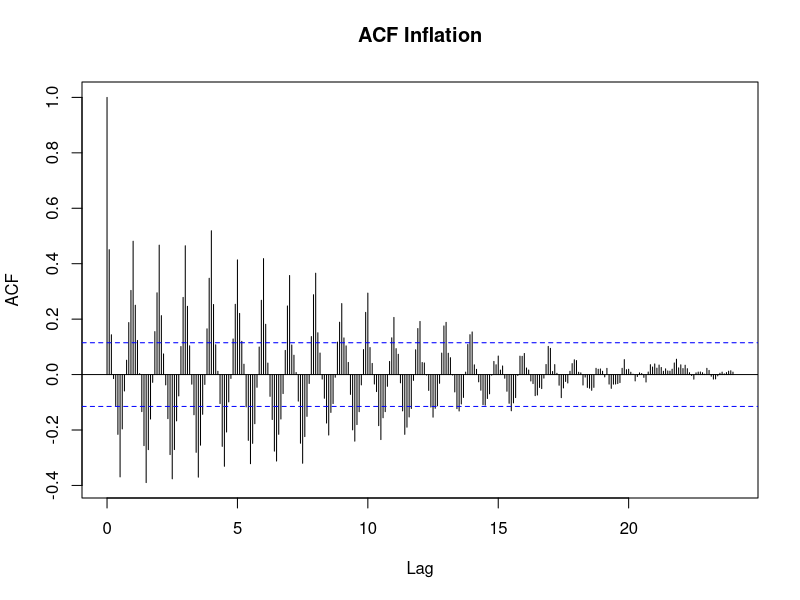
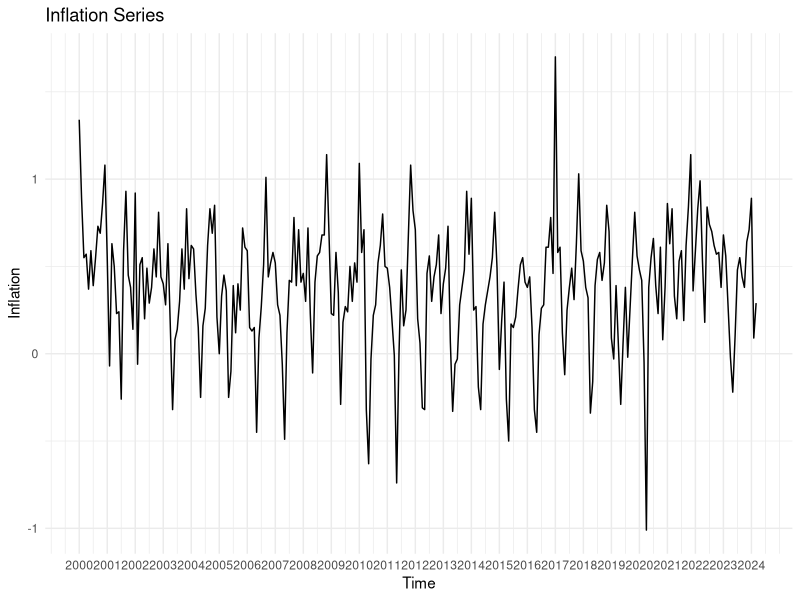
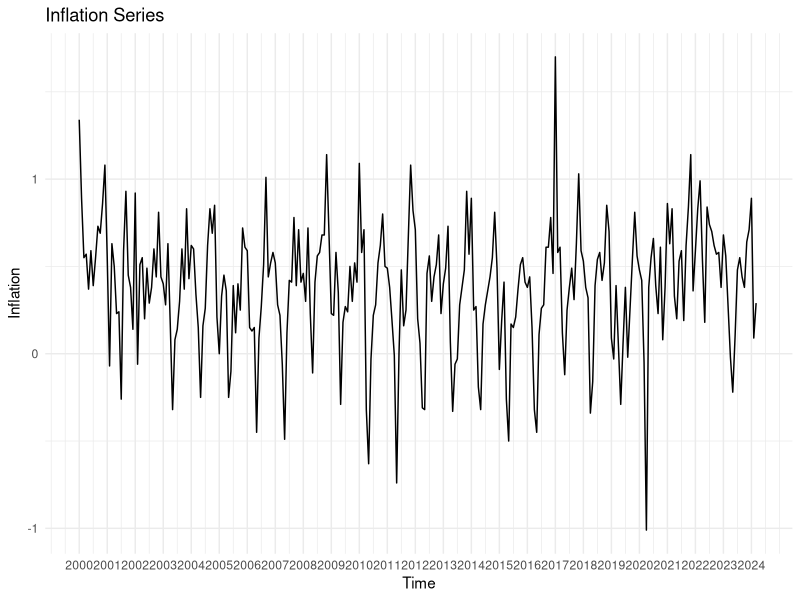

The R script that drew these images, in order: (Note: this script raises an error after producing the figures.)
## ---- chunk 1
# Librerías
  # install.packages(c("readxl", "dplyr", "ggplot2", "forecast"))
  # install.packages(tseries)

library(readxl)
library(dplyr)
library(ggplot2)
library(forecast)
library(tseries)
## ---- chunk 2
getwd() # "C:/Users/antonio.gomez/Desktop/inf-forecast"
setwd("E:/CIDE/Series de Tiempo/Inflation forecast")

# Import from base.xslx:
data <- read_excel("base.xlsx")
  tail(data)

# Renombrar columnas:
colnames(data) <- c("fecha", "expect_t", "expect_t1", "inflation")

# Data frame with expect_t e inflation:
df <- data.frame(data$fecha, data$expect_t, data$inflation, data$expect_t1)
  colnames(df) <- c("fecha", "expect_t", "inflation", "expect_t1")
  tail(df)

# get data from:
start_year = 2000

# Take data from start_year (df have text as YYYY/MM/DD):
df <- filter(df, as.numeric(format(df$fecha, "%Y")) >= start_year)
  # tail(df)
  
# Convertir a serie de tiempo con fechas:
ts_inflation <- ts(df$inflation, start = c(start_year, 1), frequency = 12)
ts_expect_t  <- ts(df$expect_t,  start = c(start_year, 1), frequency = 12)
ts_expect_t1 <- ts(df$expect_t1, start = c(start_year, 1), frequency = 12)

currentYear <- as.numeric(format(df$fecha[dim(df)[1]], "%Y"))
## ---- chunk 3
years = currentYear - start_year
months = years * 12
# ACF (no partial) monthly:
acf(na.omit(ts_inflation), lag.max = months, main = "ACF Inflation")
## ---- chunk 4
# Inflation lag:
df$inflation_lag <- c(NA, df$inflation[1:dim(df)[1]-1])

# Crear dummies:
df$month <- as.numeric(format(df$fecha, "%m"))

# Crear dummies:
for (i in 1:12) {
  df[paste0("D_", i)] <- ifelse(df$month == i, 1, 0)
}

# head(df)
## ---- chunk 5
# Modelo:
model <- lm(inflation ~ inflation_lag + D_1 + D_2 + D_3 + D_4 + D_5 + D_6 + D_7 + D_8 + D_9 + D_10 + D_11 + D_12, data = df)
summary(model)
## ---- chunk 6
plot_1 <- ggplot() +
  geom_line(data = ts_inflation, aes(x = time(ts_inflation), y = ts_inflation), color = "black") +
  labs(title = "Inflation Series", x = "Time", y = "Inflation") +
  # trimestralmente:
  scale_x_continuous(breaks = seq(start_year, 2024, 1)) +
  theme_minimal()

# To show plot as pdf:
ggsave("plot_times_series.pdf", plot = plot_1, width = 10, height = 5)
plot_1
## ---- chunk 7
# Time series de 2015 a 2024 (con for):

# prev horizon (¿Qué tan al pasado quiere observar? (en años))
horizon <- 10 # since 2015

# Horizon year:
horizonYear <- currentYear - horizon


for (i in 1:12) {
  assign(paste0("ts_inflation_", horizonYear), window(ts_inflation, start = c(horizonYear, 1), end = c(horizonYear, 12)))
}
## ---- chunk 8
# Plotear todas las series superpuestas (sin contar la general)
ggplot() +
  geom_line(data = ts_inflation_2014, aes(x = 1:12, y = ts_inflation_2015), color = "pink") +
  geom_line(data = ts_inflation_2015, aes(x = 1:12, y = ts_inflation_2015), color = "black") +
  geom_line(data = ts_inflation_2016, aes(x = 1:12, y = ts_inflation_2016), color = "gray") +
  geom_line(data = ts_inflation_2017, aes(x = 1:12, y = ts_inflation_2017), color = "purple") +
  geom_line(data = ts_inflation_2018, aes(x = 1:12, y = ts_inflation_2018), color = "blue") +
  geom_line(data = ts_inflation_2019, aes(x = 1:12, y = ts_inflation_2019), color = "green") +
  geom_line(data = ts_inflation_2020, aes(x = 1:12, y = ts_inflation_2020), color = "brown") + # Pandemia
  geom_line(data = ts_inflation_2021, aes(x = 1:12, y = ts_inflation_2021), color = "purple") +
  geom_line(data = ts_inflation_2022, aes(x = 1:12, y = ts_inflation_2022), color = "orange") +
  geom_line(data = ts_inflation_2023, aes(x = 1:12, y = ts_inflation_2023), color = "black") +
  geom_line(data = ts_inflation_2024, aes(x = 1:4, y = ts_inflation_2024), color = "red", lwd = 1.5) +
  # linea en y = 0:
  geom_hline(yintercept = 0, color = "black", linetype = "dashed") +
  # labels
  labs(title = "Inflation Forecasting", x = "Month", y = "Inflation") +
  # De 1 en 1 en x:
  scale_x_continuous(breaks = seq(1, 12, 1)) +
  # Label for each line:
  theme_minimal()

# Plot desde horizonYear in cicle:

## ---- chunk 9
# ARIMA(2,0,0)[12]:
  # model_arima_2 <- Arima(ts_inflation, order = c(2,0,0), seasonal = list(order = c(0,0,0), period = 12))
  # model_arima_2
## ---- chunk 10
# Create subSamples:
inSample <- window(ts_inflation, end = c(2022, 3))
outSample <- window(ts_inflation, start = c(2022, 4))
outSampleExpectation <- window(ts_expect_t, start = c(2022, 4))
## ---- chunk 11
# ARIMA(2,0,0)[12]:
 # model_arima_2 <- Arima(inSample, order = c(2,0,0), seasonal = list(order = c(0,0,0), period = 12))

# Forecast one step ahead:
  # forecast_arima_2 <- forecast(model_arima_2, h = 24)
  # forecast_arima_2

# Integrate the observed to the inSample:
forecast_arima_2 <- rep(NA, 25)
for (i in 1:25) {
  inSample <- window(ts_inflation, end = c(2022, 3 + i))
  model_arima_2 <- Arima(inSample, order = c(2,0,0), seasonal = list(order = c(0,0,0), period = 12))
  forecast_arima_2[i] <- forecast(model_arima_2, h = 1)$mean
}

# IN FUNCTION:
   # serie: i.e. ts_inflation
   # modelname: i.e. arima_2
   # order: i.e. c(2,0,0)
   # period: i.e. 12 (1 if you don't want deterministic seasonality)
   # outSampleSize: i.e. 24
iterate_forecast <- function(serie, model_name, order, outSampleSize, period) {
  # Number of forecasts:
  nfcast <- outSampleSize + 1
  
  # Start year of the forecast (using nfcast):
  startYearToFcast <- currentYear - (outSampleSize*12)
  
  # Create a vector to save the forecast:
  paste0("forecast_", modelname) <- rep(NA, nfcast)
  
  # Cicle
  # for (i in 1:(nfcast + 1)) {
  #   inSample <- window(serie, end = c(2022, 3 + i))
  #   model <- Arima(inSample, order = order, seasonal = list(order = c(0,0,0), period = period))
  #   paste0("forecast_", modelname)[i] <- forecast(model, h = 1)$mean
  # }
  # 
  # return(paste0("forecast_", modelname))
}

iterate_forecast(ts_inflation, "rw", c(0,1,0), 1, 12)



forecast_arima_2 <- ts(forecast_arima_2, start = c(2022, 4), frequency = 12)

# lower95 = 4° col
# upper95 = 5° col

# df_forecast <- data.frame(time = time(forecast_arima_2$mean), forecast_arima_2$mean, forecast_arima_2$lower[, 2], forecast_arima_2$upper[, 2])
df_forecast <- data.frame(time = time(forecast_arima_2), forecast_arima_2)
  colnames(df_forecast) <- c("time", "forecast_arima_2")
  tail(df_forecast)
## ---- chunk 12
# Plot de la predicción (con intervalos de confianza) y de los datos reales (outSample):
time <- time(outSample)

ggplot() +
  geom_line(data = df_forecast, aes(x = time, y = forecast_arima_2), color = "brown", linetype = "dashed") +
  # geom_line(data = df_forecast, aes(x = time, y = forecast_arima_2$lower[ ,2]), color = "red") +
  # geom_line(data = df_forecast, aes(x = time, y = forecast_arima_2$upper[ ,2]), color = "red") +
  geom_line(data = outSample, aes(x = time, y = outSample), color = "black") +
  geom_line(data = outSampleExpectation, aes(x = time, y = outSampleExpectation), color = "gray", linetype = "dashed") +
  labs(title = "ARIMA(2,0,0)[12] Forecasting", x = "Time", y = "Inflation") +
  # 1 to 1 month in x:
  # scale_x_continuous(breaks = seq(2022, 2024, 1)) +
  # Un cuadro que identificada el color de cada línea:
  # Linea en y=0:
  geom_hline(yintercept = 0, color = "black", linetype = "dashed") +
  scale_color_manual(values = c("black", "brown", "gray")) +
  theme_minimal()

length(outSample)
length(forecast_arima_2)
## ---- chunk 13
# Forecast de abril de 2024:
forecast_arima_2[25]
## ---- chunk 14
# Quitar último elemento (abr 2024):
outSample <- window(outSample, end = c(2024, 3))
forecast_arima_2 <- window(forecast_arima_2, end = c(2024, 3))
outSampleExpectation <- window(outSampleExpectation, end = c(2024, 3))

cbind(length(outSample), length(forecast_arima_2), length(outSampleExpectation))

# RMSFE del forecast:
RMSFE_arima_2 <- sqrt(mean((outSample - forecast_arima_2)^2))
RMSFE_expectation <- sqrt(mean((outSample - outSampleExpectation)^2))

rmsfe_df <- data.frame(RMSFE_arima_2, RMSFE_expectation)
  rmsfe_df
## ---- chunk 15
# ARIMA(0,1,0) not seasonal:
model_rw <- Arima(ts_inflation, order = c(0,1,0))
  model_rw
